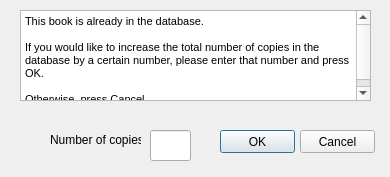
<?xml version="1.0" encoding="UTF-8"?>
<ui version="4.0">
 <class>dialog1</class>
 <widget class="QDialog" name="dialog1">
  <property name="geometry">
   <rect>
    <x>0</x>
    <y>0</y>
    <width>390</width>
    <height>177</height>
   </rect>
  </property>
  <property name="windowTitle">
   <string>Book Already in Database</string>
  </property>
  <widget class="QTextBrowser" name="information_text">
   <property name="geometry">
    <rect>
     <x>20</x>
     <y>10</y>
     <width>351</width>
     <height>91</height>
    </rect>
   </property>
   <property name="html">
    <string>&lt;!DOCTYPE HTML PUBLIC &quot;-//W3C//DTD HTML 4.0//EN&quot; &quot;http://www.w3.org/TR/REC-html40/strict.dtd&quot;&gt;
&lt;html&gt;&lt;head&gt;&lt;meta name=&quot;qrichtext&quot; content=&quot;1&quot; /&gt;&lt;style type=&quot;text/css&quot;&gt;
p, li { white-space: pre-wrap; }
&lt;/style&gt;&lt;/head&gt;&lt;body style=&quot; font-family:'MS Shell Dlg 2'; font-size:8.25pt; font-weight:400; font-style:normal;&quot;&gt;
&lt;p style=&quot; margin-top:0px; margin-bottom:0px; margin-left:0px; margin-right:0px; -qt-block-indent:0; text-indent:0px;&quot;&gt;This book is already in the database.&lt;/p&gt;
&lt;p style=&quot;-qt-paragraph-type:empty; margin-top:0px; margin-bottom:0px; margin-left:0px; margin-right:0px; -qt-block-indent:0; text-indent:0px;&quot;&gt;&lt;br /&gt;&lt;/p&gt;
&lt;p style=&quot; margin-top:0px; margin-bottom:0px; margin-left:0px; margin-right:0px; -qt-block-indent:0; text-indent:0px;&quot;&gt;If you would like to increase the total number of copies in the database by a certain number, please enter that number and press OK. &lt;/p&gt;
&lt;p style=&quot;-qt-paragraph-type:empty; margin-top:0px; margin-bottom:0px; margin-left:0px; margin-right:0px; -qt-block-indent:0; text-indent:0px;&quot;&gt;&lt;br /&gt;&lt;/p&gt;
&lt;p style=&quot; margin-top:0px; margin-bottom:0px; margin-left:0px; margin-right:0px; -qt-block-indent:0; text-indent:0px;&quot;&gt;Otherwise, press Cancel.&lt;/p&gt;&lt;/body&gt;&lt;/html&gt;</string>
   </property>
  </widget>
  <widget class="QLabel" name="number_of_copies_label">
   <property name="geometry">
    <rect>
     <x>50</x>
     <y>130</y>
     <width>91</width>
     <height>20</height>
    </rect>
   </property>
   <property name="text">
    <string>Number of copies:</string>
   </property>
  </widget>
  <widget class="QLineEdit" name="number_of_copies_box">
   <property name="geometry">
    <rect>
     <x>150</x>
     <y>130</y>
     <width>41</width>
     <height>31</height>
    </rect>
   </property>
  </widget>
  <widget class="QPushButton" name="ok_button">
   <property name="geometry">
    <rect>
     <x>220</x>
     <y>130</y>
     <width>75</width>
     <height>23</height>
    </rect>
   </property>
   <property name="text">
    <string>OK</string>
   </property>
  </widget>
  <widget class="QPushButton" name="cancel_button">
   <property name="geometry">
    <rect>
     <x>300</x>
     <y>130</y>
     <width>75</width>
     <height>23</height>
    </rect>
   </property>
   <property name="text">
    <string>Cancel</string>
   </property>
  </widget>
 </widget>
 <resources/>
 <connections/>
</ui>
